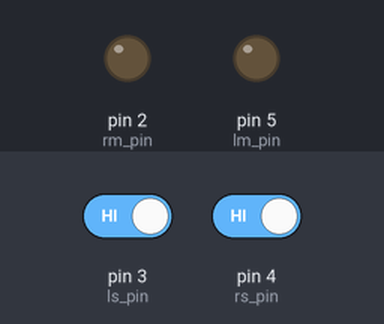
Recording of a sketch running on a simulated Arduino Uno, built with avr-gcc and run on an emulated ATmega328P. Shown: output pins drawn as LEDs (lit = HIGH). The test bench sets the inputs (shaded band); at power-on: pin 3 (ls_pin) HIGH, pin 4 (rs_pin) HIGH.

Above: at 3.2 s.
3.3 s: pin 3 (ls_pin) driven LOW
At 4.1 s:
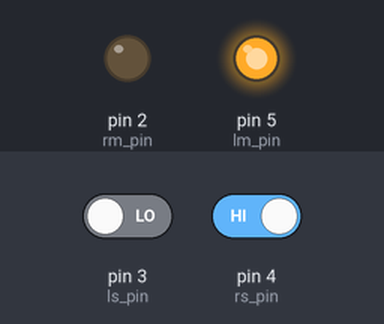
4.8 s: pin 4 (rs_pin) driven LOW
At 5.2 s:
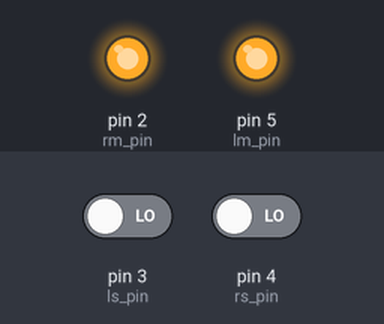
6.3 s: pin 3 (ls_pin) driven HIGH
At 7.5 s:
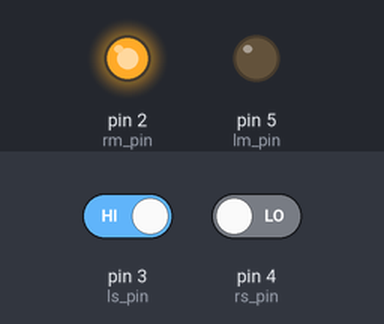
7.8 s: pin 4 (rs_pin) driven HIGH
At 8.7 s:
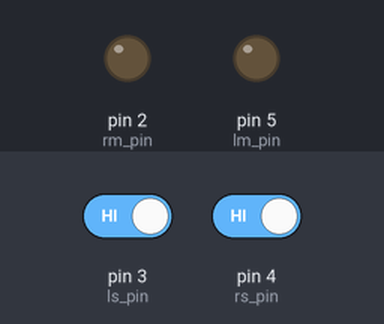
Timing chart, 0 to 10.3 s (numbered marks = the images above; inputs shaded):
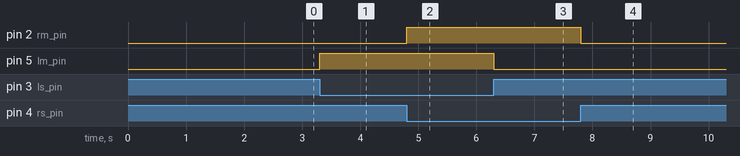

Measured:
- after the input at 3.3 s, pin 5 (lm_pin): LOW → HIGH at once
- after the input at 4.8 s, pin 2 (rm_pin): LOW → HIGH at once
- after the input at 6.3 s, pin 5 (lm_pin): HIGH → LOW at once
- after the input at 7.8 s, pin 2 (rm_pin): HIGH → LOW at once

The sketch:

linefollower.ino
```cpp
//---------------Global declaration---------------------------------------//
//motor
int lm_pin=5;//right motor
int rm_pin=2;//left motor
int ls_pin=3;//right sensor
int rs_pin=4;//left sensor

//sensor
int rs_value;
int ls_value;


//--------------function defination------------------------------------------//
void read_sen_value()
{
  rs_value = digitalRead(rs_pin);
  ls_value = digitalRead(ls_pin);
}

void check_direction_move()
{
  if(ls_value == 0 && rs_value == 0) //WW
  {
    forward();//forward
  }
  else if(ls_value == 0 && rs_value == 1)//WB
  {
    right();//right
  }
  else if(ls_value == 1 && rs_value == 0)//BW
  {
    left();//left
  }
  else if(ls_value == 1 && rs_value == 1)//BB
  {
    STOP();//STOP
  }

}

void forward()
{
  digitalWrite(lm_pin, 1); //both high
  digitalWrite(rm_pin, 1);
}
void left()
{
  digitalWrite(lm_pin, 0);
  digitalWrite(rm_pin, 1);//right high
}
void right()
{
  digitalWrite(lm_pin, 1); //left high
  digitalWrite(rm_pin, 0);
}
void STOP()
{
  digitalWrite(lm_pin, 0);//both low
  digitalWrite(rm_pin, 0);
}

//----------------setup-------------------------------------------------------//
void setup() {
  Serial.begin(9600);

  delay(2000);

  pinMode(rm_pin, OUTPUT);//output
  pinMode(lm_pin, OUTPUT);
  pinMode(rs_pin, INPUT);//input
  pinMode(ls_pin, INPUT);
}


//-----------------loop-------------------------------------------------------//
void loop() {
  read_sen_value();

  check_direction_move();
}
```
